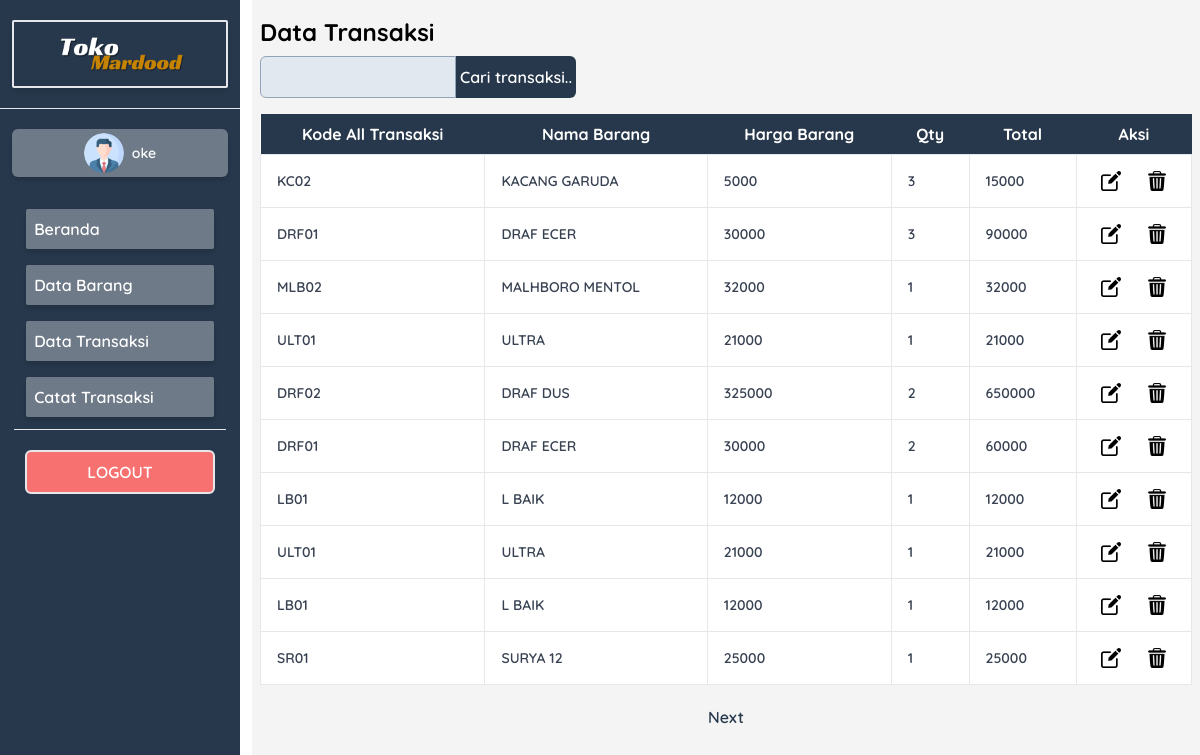
Page /data_transaksi.php (signed in) on the committed database.
### tables this page shows
CREATE TABLE `tb_all_transaksi` (
  `id_all_transaksi` int(11) NOT NULL,
  `kode_all_transaksi` varchar(250) NOT NULL,
  `nama_barang` varchar(250) NOT NULL,
  `harga_barang` int(11) NOT NULL,
  `qty` int(11) NOT NULL,
  `total` int(11) NOT NULL
);

### data_transaksi.php (the view, shortened to what this page needs)
<?php
require 'function.php';
$jmlDataperhalaman = 10;
$cariTotal = mysqli_query($conn,"SELECT * FROM tb_all_transaksi");
$jumlahdata = mysqli_num_rows($cariTotal);
$jmlHalaman = ceil($jumlahdata / $jmlDataperhalaman);
$hlmAktif = (isset($_GET['page'])) ? $_GET['page'] : 1;
$awaldata = ($jmlDataperhalaman * $hlmAktif) - $jmlDataperhalaman;
$transaksi = mysqli_query($conn,"SELECT * FROM tb_all_transaksi ORDER BY id_all_transaksi DESC LIMIT $awaldata,$jmlDataperhalaman");
?>
<!DOCTYPE html>
<html lang="en">
<head>
     <link rel="stylesheet" href="./src/output.css">
</head>
<body class="">
     <section id="">
          <div class="w-full flex justify-between font-quicksand font-semibold">
               <div class="h-svh w-[20%] overflow-auto bg-hero-0">
                    <div class="w-[90%] mx-auto  border-2 my-5 rounded-sm shadow-md">
                         <img src="./img/logo-toko.png" alt="" class="w-32 mx-auto">
                    </div>
                    <hr>
                    <div
                         class="w-[90%] mx-auto flex justify-center gap-2 items-center  mt-5 px-2 py-1 rounded-md bg-putih-0 bg-opacity-35 shadow-md">
                         <img src="./icon/profile.png" alt="" class="w-10 rounded-[100%]">
                         <h1 class="text-sm text-white"><?= $_SESSION['nama']?></h1>
                    </div>
                    <div class="w-[90%] h-svh mx-auto mt-5 rounded-md">
                         <div class="rounded-md w-[98%] h-svh mx-auto my-5 text-base text-white">
                              <ul class="p-3 gap-4 grid">
                                   <li
                                        class="hover:scale-105 transition-all ease-out duration-700 p-2 bg-putih-0 hover:bg-gray-200 bg-opacity-35 rounded-sm  shadow-md">
                                        <a href="index.php">Beranda</a>
                                   </li>
                                   <li
                                        class="hover:scale-105 transition-all ease-out duration-700 p-2 bg-putih-0 hover:bg-gray-200 bg-opacity-35 rounded-sm  shadow-md">
                                        <a href=" data_barang.php">Data Barang</a>
                                   </li>
                                   <li
                                        class="hover:scale-105 transition-all ease-out duration-700 p-2 bg-putih-0 hover:bg-gray-200 bg-opacity-35 rounded-sm  shadow-md">
                                        <a href="data_transaksi.php">Data Transaksi</a>
                                   </li>
                                   <li
                                        class="hover:scale-105 transition-all ease-out duration-700 p-2 bg-putih-0 hover:bg-gray-200 bg-opacity-35 rounded-sm  shadow-md">
                                        <a href="kasir.php">Catat Transaksi</a>
                                   </li>
                              </ul>
                              <hr>
                              <div class="w-[90%] border-2 rounded-md mx-auto text-center mt-5 bg-red-400">
                                   <a href="logout.php" id="logout" class="p-2  inline-block uppercase">Logout</a>
                              </div>
                         </div>
                    </div>
               </div>
               <div class="h-svh w-[79%] overflow-auto flex justify-evenly flex-wrap gap-5 pt-2 bg-putih-0">
                    <div class="container mx-auto p-2 shadow-md">
                         <h1 class="text-2xl font-bold">Data Transaksi</h1>
                         <div class="py-2 w-auto flex items-center">
                              <form action="" method="post" class="w-full flex">
                                   <input type="text" class="p-2  bg-slate-200 border border-slate-400 rounded-l-md"
                                        name="keyword-transaksi">
                                   <button type="submit" name="cari-transaksi" id="cari-transaksi"
                                        class="p-1 bg-hero-0 rounded-r-md text-white">Cari
                                        transaksi..</button>
                              </form>
                         </div>
                         <table class="min-w-full bg-white mt-2">
                              <thead class="bg-hero-0 text-white">
                                   <tr>
                                        <th class="px-4 py-2">Kode All Transaksi</th>
                                        <th class="px-4 py-2">Nama Barang</th>
                                        <th class="px-4 py-2">Harga Barang</th>
                                        <th class="px-4 py-2">Qty</th>
                                        <th class="px-4 py-2">Total</th>
                                        <th class="px-4 py-2">Aksi</th>
                                   </tr>
                              </thead>
                              <tbody class="text-gray-700 text-sm">
                                   <?php foreach($transaksi as $row):
                                        ?>
                                   <tr>
                                        <td class="border px-4 py-2"><?= $row['kode_all_transaksi']?></td>
                                        <td class="border px-4 py-2"><?= $row['nama_barang']?></td>
                                        <td class="border px-4 py-2"><?= $row['harga_barang']?></td>
                                        <td class="border px-4 py-2"><?= $row['qty']?></td>
                                        <td class="border px-4 py-2"><?= $row['total']?></td>
                                        <td class="border px-4 py-2">
                                             <div class="action text-center flex justify-between p-2">
                                                  <a href="update_transaksi.php?id=<?=$row['id_all_transaksi'];?>"
                                                       class="edit text-decoration-none"><img src="./icon/edit.png"
                                                            alt="" class="w-5"></a>
                                                  <a href="hapus_transaksi.php?id=<?=$row['id_all_transaksi'];?>"
                                                       class="btn btn-danger">
                                                       <img src="./icon/bin.png" alt="" class=" w-5"></a>
                                             </div>
                                        </td>
                                   </tr>
                                   <?php endforeach;?>
                              </tbody>
                         </table>
                         <div class="w-full text-center mt-5">
                              <?php if($hlmAktif < $jmlHalaman) :?>
                              <a href="data_transaksi.php?page=<?=$hlmAktif + 1;?>" class="text-hero-0"
                                   id="next">Next</a>
                              <?php endif; ?>
                         </div>
                    </div>
               </div>
          </div>
     </section>
</body>
</html>

### rows in the picture
tb_all_transaksi: kode_all_transaksi "KC02", nama_barang "KACANG GARUDA", harga_barang "5000", qty "3", total "15000"
tb_all_transaksi: kode_all_transaksi "DRF01", nama_barang "DRAF ECER", harga_barang "30000", qty "3", total "90000"
tb_all_transaksi: kode_all_transaksi "MLB02", nama_barang "MALHBORO MENTOL", harga_barang "32000", qty "1", total "32000"
tb_all_transaksi: kode_all_transaksi "ULT01", nama_barang "ULTRA", harga_barang "21000", qty "1", total "21000"
tb_all_transaksi: kode_all_transaksi "DRF02", nama_barang "DRAF DUS", harga_barang "325000", qty "2", total "650000"
tb_all_transaksi: kode_all_transaksi "DRF01", nama_barang "DRAF ECER", harga_barang "30000", qty "2", total "60000"
tb_all_transaksi: kode_all_transaksi "LB01", nama_barang "L BAIK", harga_barang "12000", qty "1", total "12000"
tb_all_transaksi: kode_all_transaksi "ULT01", nama_barang "ULTRA", harga_barang "21000", qty "1", total "21000"
tb_all_transaksi: kode_all_transaksi "LB01", nama_barang "L BAIK", harga_barang "12000", qty "1", total "12000"
tb_all_transaksi: kode_all_transaksi "SR01", nama_barang "SURYA 12", harga_barang "25000", qty "1", total "25000"

### other values in the picture
$_SESSION['nama'] "oke"
